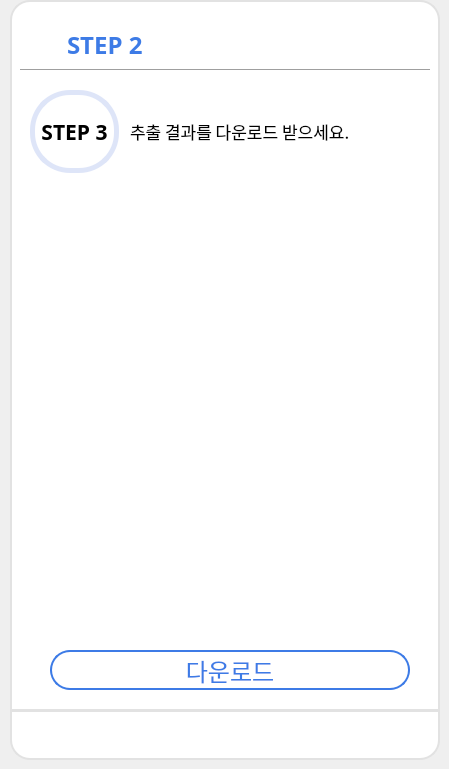
    <widget class="QWidget" name="page_3">
     <widget class="QLabel" name="label_23">
      <property name="geometry">
       <rect>
        <x>10</x>
        <y>710</y>
        <width>430</width>
        <height>50</height>
       </rect>
      </property>
      <property name="styleSheet">
       <string notr="true">background-color: white;
border-bottom-left-radius: 20px;
border-bottom-right-radius: 20px;
border: 2px solid #E2E2E2;</string>
      </property>
      <property name="text">
       <string/>
      </property>
     </widget>
     <widget class="QLabel" name="label_14">
      <property name="geometry">
       <rect>
        <x>67</x>
        <y>30</y>
        <width>100</width>
        <height>30</height>
       </rect>
      </property>
      <property name="font">
       <font>
        <family>나눔스퀘어 Bold</family>
        <pointsize>18</pointsize>
        <weight>75</weight>
        <bold>true</bold>
       </font>
      </property>
      <property name="styleSheet">
       <string notr="true">color: #3D7BE6;</string>
      </property>
      <property name="text">
       <string>STEP 2</string>
      </property>
     </widget>
     <widget class="QLabel" name="label_27">
      <property name="geometry">
       <rect>
        <x>10</x>
        <y>0</y>
        <width>430</width>
        <height>711</height>
       </rect>
      </property>
      <property name="styleSheet">
       <string notr="true">background-color: rgb(255, 255, 255);
border-top-left-radius: 20px;
border-top-right-radius: 20px;
border: 2px solid #E2E2E2;</string>
      </property>
      <property name="text">
       <string/>
      </property>
     </widget>
     <widget class="QPushButton" name="backBtn_step3">
      <property name="geometry">
       <rect>
        <x>30</x>
        <y>30</y>
        <width>30</width>
        <height>30</height>
       </rect>
      </property>
      <property name="cursor">
       <cursorShape>PointingHandCursor</cursorShape>
      </property>
      <property name="styleSheet">
       <string notr="true">QPushButton
{
	background-color: rgb(255,255,255);
	border-radius: 8px;
}
QPushButton::hover
{
	background-color: #D3D3D3;
	border-radius: 8px;
}</string>
      </property>
      <property name="text">
       <string/>
      </property>
      <property name="icon">
       <iconset>
        <normaloff>icons/back.png</normaloff>icons/back.png</iconset>
      </property>
      <property name="iconSize">
       <size>
        <width>30</width>
        <height>30</height>
       </size>
      </property>
     </widget>
     <widget class="Line" name="line_4">
      <property name="geometry">
       <rect>
        <x>20</x>
        <y>60</y>
        <width>410</width>
        <height>20</height>
       </rect>
      </property>
      <property name="styleSheet">
       <string notr="true">color: #E2E2E2;</string>
      </property>
      <property name="orientation">
       <enum>Qt::Horizontal</enum>
      </property>
     </widget>
     <widget class="QPushButton" name="downAnalysisBtn_step3">
      <property name="geometry">
       <rect>
        <x>50</x>
        <y>650</y>
        <width>360</width>
        <height>40</height>
       </rect>
      </property>
      <property name="font">
       <font>
        <family>나눔스퀘어 Bold</family>
        <pointsize>18</pointsize>
       </font>
      </property>
      <property name="cursor">
       <cursorShape>PointingHandCursor</cursorShape>
      </property>
      <property name="styleSheet">
       <string notr="true">QPushButton
{
	color: #3D7BE6;
	background-color: white;
	border: 2px solid #3D7BE6;
	border-radius: 20px;
}
QPushButton::hover
{
	color: white;
	background-color: #3D7BE6;
	border-radius: 20px;
}
QPushButton::pressed
{
	color: white;
	background-color: rgb(58, 134, 255);
	border-radius: 20px;
}</string>
      </property>
      <property name="text">
       <string>다운로드</string>
      </property>
     </widget>
     <widget class="QWidget" name="horizontalLayoutWidget_50">
      <property name="geometry">
       <rect>
        <x>340</x>
        <y>20</y>
        <width>86</width>
        <height>31</height>
       </rect>
      </property>
      <layout class="QHBoxLayout" name="horizontalLayout_52">
       <item>
        <widget class="QPushButton" name="minBtn_step3">
         <property name="cursor">
          <cursorShape>ArrowCursor</cursorShape>
         </property>
         <property name="styleSheet">
          <string notr="true">QPushButton
{
	background-color: rgb(255,255,255);
	border-radius: 8px;
}
QPushButton::hover
{
	background-color: #D3D3D3;
	border-radius: 8px;
}</string>
         </property>
         <property name="text">
          <string/>
         </property>
         <property name="icon">
          <iconset>
           <normaloff>icons/minimize.png</normaloff>icons/minimize.png</iconset>
         </property>
        </widget>
       </item>
       <item>
        <widget class="QPushButton" name="maxBtn_step3">
         <property name="styleSheet">
          <string notr="true">QPushButton
{
	background-color: rgb(255,255,255);
	border-radius: 8px;
}
QPushButton::hover
{
	background-color: #D3D3D3;
	border-radius: 8px;
}</string>
         </property>
         <property name="text">
          <string/>
         </property>
         <property name="icon">
          <iconset>
           <normaloff>icons/maximize.jpg</normaloff>icons/maximize.jpg</iconset>
         </property>
        </widget>
       </item>
       <item>
        <widget class="QPushButton" name="exitBtn_step3">
         <property name="cursor">
          <cursorShape>ArrowCursor</cursorShape>
         </property>
         <property name="styleSheet">
          <string notr="true">QPushButton
{
	background-color: rgb(255,255,255);
	border-radius: 8px;
}
QPushButton::hover
{
	background-color: #D3D3D3;
	border-radius: 8px;
}</string>
         </property>
         <property name="text">
          <string/>
         </property>
         <property name="icon">
          <iconset>
           <normaloff>icons/close.png</normaloff>icons/close.png</iconset>
         </property>
        </widget>
       </item>
      </layout>
     </widget>
     <widget class="QWidget" name="horizontalLayoutWidget_51">
      <property name="geometry">
       <rect>
        <x>14</x>
        <y>713</y>
        <width>421</width>
        <height>41</height>
       </rect>
      </property>
      <layout class="QHBoxLayout" name="horizontalLayout_8">
       <item>
        <widget class="QPushButton" name="homeBtn_step3">
         <property name="cursor">
          <cursorShape>ArrowCursor</cursorShape>
         </property>
         <property name="styleSheet">
          <string notr="true">QPushButton
{
	background-color: rgb(255,255,255);
	border-radius: 8px;
}
QPushButton::hover
{
	background-color: #D3D3D3;
	border-radius: 8px;
}</string>
         </property>
         <property name="text">
          <string/>
         </property>
         <property name="icon">
          <iconset>
           <normaloff>icons/home.png</normaloff>icons/home.png</iconset>
         </property>
         <property name="iconSize">
          <size>
           <width>30</width>
           <height>30</height>
          </size>
         </property>
        </widget>
       </item>
       <item>
        <widget class="QPushButton" name="temp1Btn_step3">
         <property name="cursor">
          <cursorShape>ArrowCursor</cursorShape>
         </property>
         <property name="styleSheet">
          <string notr="true">QPushButton
{
	background-color: rgb(255,255,255);
	border-radius: 8px;
}
QPushButton::hover
{
	background-color: #D3D3D3;
	border-radius: 8px;
}</string>
         </property>
         <property name="text">
          <string/>
         </property>
         <property name="icon">
          <iconset>
           <normaloff>icons/menu.png</normaloff>icons/menu.png</iconset>
         </property>
         <property name="iconSize">
          <size>
           <width>30</width>
           <height>30</height>
          </size>
         </property>
        </widget>
       </item>
       <item>
        <widget class="QPushButton" name="downMenuBtn_step3">
         <property name="cursor">
          <cursorShape>ArrowCursor</cursorShape>
         </property>
         <property name="styleSheet">
          <string notr="true">QPushButton
{
	background-color: rgb(255,255,255);
	border-radius: 8px;
}
QPushButton::hover
{
	background-color: #D3D3D3;
	border-radius: 8px;
}</string>
         </property>
         <property name="text">
          <string/>
         </property>
         <property name="icon">
          <iconset>
           <normaloff>icons/download.png</normaloff>icons/download.png</iconset>
         </property>
         <property name="iconSize">
          <size>
           <width>30</width>
           <height>30</height>
          </size>
         </property>
        </widget>
       </item>
       <item>
        <widget class="QPushButton" name="internetBtn_step3">
         <property name="cursor">
          <cursorShape>ArrowCursor</cursorShape>
         </property>
         <property name="styleSheet">
          <string notr="true">QPushButton
{
	background-color: rgb(255,255,255);
	border-radius: 8px;
}
QPushButton::hover
{
	background-color: #D3D3D3;
	border-radius: 8px;
}</string>
         </property>
         <property name="text">
          <string/>
         </property>
         <property name="icon">
          <iconset>
           <normaloff>icons/internet.png</normaloff>icons/internet.png</iconset>
         </property>
         <property name="iconSize">
          <size>
           <width>30</width>
           <height>30</height>
          </size>
         </property>
        </widget>
       </item>
      </layout>
     </widget>
     <widget class="QLabel" name="label_119">
      <property name="geometry">
       <rect>
        <x>130</x>
        <y>90</y>
        <width>299</width>
        <height>83</height>
       </rect>
      </property>
      <property name="font">
       <font>
        <family>나눔스퀘어</family>
        <pointsize>13</pointsize>
        <weight>50</weight>
        <bold>false</bold>
       </font>
      </property>
      <property name="text">
       <string>추출 결과를 다운로드 받으세요.</string>
      </property>
     </widget>
     <widget class="QLabel" name="label_step1_6">
      <property name="geometry">
       <rect>
        <x>30</x>
        <y>90</y>
        <width>89</width>
        <height>83</height>
       </rect>
      </property>
      <property name="font">
       <font>
        <family>나눔스퀘어 Bold</family>
        <pointsize>16</pointsize>
        <weight>75</weight>
        <bold>true</bold>
       </font>
      </property>
      <property name="styleSheet">
       <string notr="true">border-radius: 40;
border: 5px solid #DEE5F8;</string>
      </property>
      <property name="text">
       <string>STEP 3</string>
      </property>
      <property name="alignment">
       <set>Qt::AlignCenter</set>
      </property>
     </widget>
     <zorder>label_23</zorder>
     <zorder>label_27</zorder>
     <zorder>label_14</zorder>
     <zorder>backBtn_step3</zorder>
     <zorder>line_4</zorder>
     <zorder>downAnalysisBtn_step3</zorder>
     <zorder>horizontalLayoutWidget_50</zorder>
     <zorder>horizontalLayoutWidget_51</zorder>
     <zorder>label_119</zorder>
     <zorder>label_step1_6</zorder>
    </widget>
